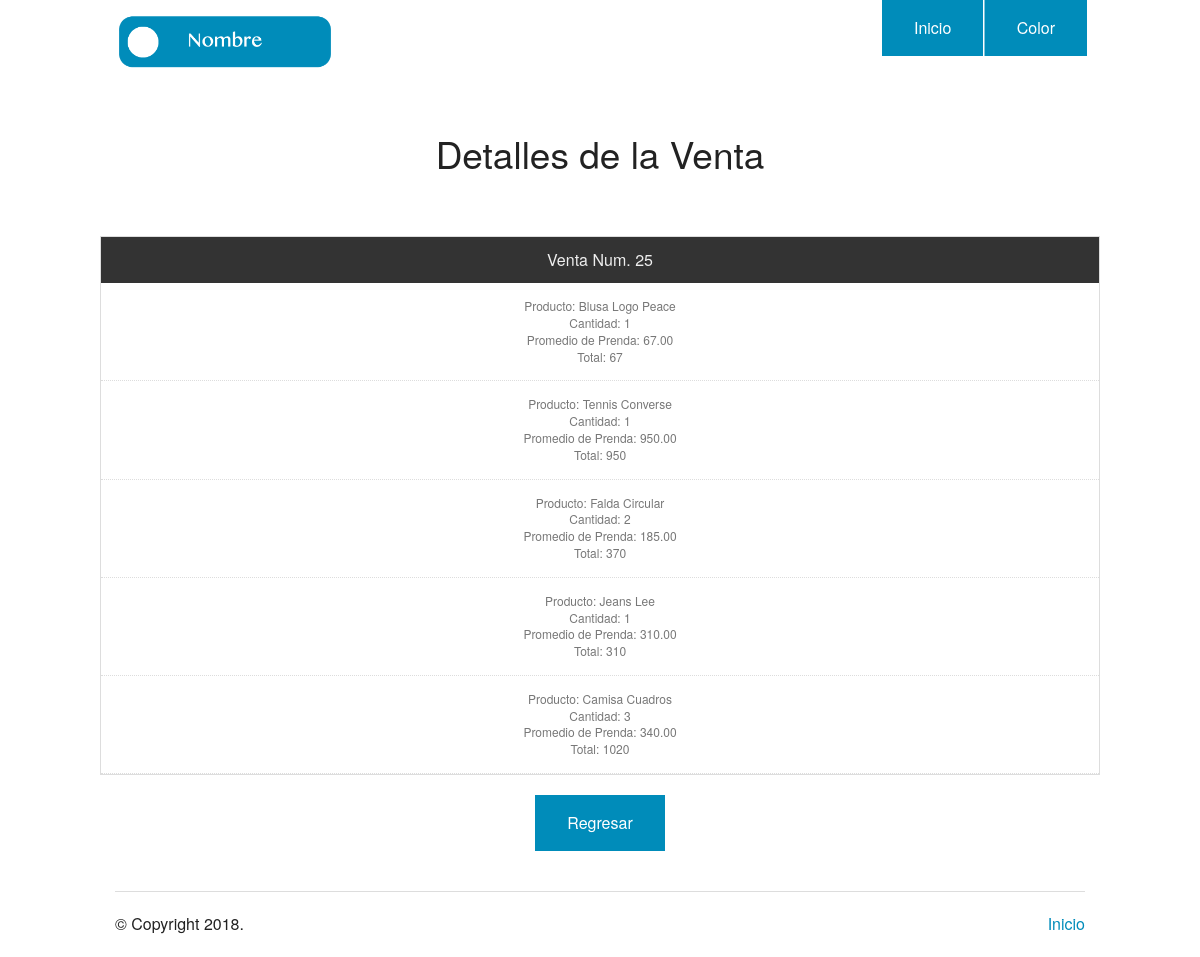
The app's page /detalle_venta.php?id=25 with its own data.
### tables this page shows
CREATE TABLE `detalle_venta` (
  `id` int(11) NOT NULL,
  `id_venta` int(11) NOT NULL,
  `id_producto` int(11) NOT NULL,
  `cantidad` int(11) NOT NULL,
  `prom_prenda` decimal(15,2) NOT NULL
);

CREATE TABLE `producto` (
  `id` int(11) NOT NULL,
  `nombre` varchar(50) NOT NULL,
  `precio` decimal(15,2) NOT NULL
);

### database_utilities.php (called while the page is built, shortened)
<?php
	require_once('database_credentials.php');
	try
	{
		$PDO = new PDO(	$dsn, $user, $password);
	}
	catch(PDOException $e)
	{
		echo 'Error al conectarnos: ' . $e->getMessage();
	}
  	function detalleVenta($id)
  	{
  		global $PDO;
  		$sql = "SELECT * from detalle_venta as dv inner join producto as p on dv.id_producto = p.id where id_venta = '$id'";
  		$statement = $PDO->PREPARE($sql);
		$statement->EXECUTE();
		$results = $statement-> fetchAll();
		return $results;
  	}
?>

### detalle_venta.php (the view, shortened to what this page needs)
<?php
include_once('database_utilities.php');
$id = isset( $_GET['id'] ) ? $_GET['id'] : '';
$resultados = detalleVenta($id);
?>
<!doctype html>
<html class="no-js" lang="en">
  <head>
    <link rel="stylesheet" href="./css/foundation.css" />
  </head>
  <body>
    <?php require_once('header.php'); ?>
    <center>
    <div class="row">
        <br><br>
        <h2>Detalles de la Venta</h2>
        <br><br>
        <div class="section-container tabs" data-section>
          <section class="section">
            <div class="content" data-slug="panel1">
              <ul class="pricing-table">
                <li class="title">Venta Num.  <?php echo $resultados[0]['id_venta']?></li>
                <?php foreach( $resultados as $id => $user ){ ?>
                <li class="description" >
                Producto: <?php echo $user['nombre'] ?><br>
                Cantidad: <?php echo $user['cantidad'] ?><br>
                Promedio de Prenda: <?php echo $user['prom_prenda'] ?><br>
                Total: <?php echo $user['precio'] * $user['cantidad'] ?>
                </li>
                <?php } ?>
              </ul>
              <a href="./ventas.php" class="button">Regresar</a>
            </div>
          </section>
        </div>
    </div>
    </center>
    <?php require_once('footer.php'); ?>

### records on screen
detalle_venta: id_venta "25", id_producto.nombre "Blusa Logo Peace", cantidad "1", prom_prenda "67.00", $user['precio'] * $user['cantidad'] "67"
detalle_venta: id_producto.nombre "Tennis Converse", cantidad "1", prom_prenda "950.00", $user['precio'] * $user['cantidad'] "950"
detalle_venta: id_producto.nombre "Falda Circular", cantidad "2", prom_prenda "185.00", $user['precio'] * $user['cantidad'] "370"
detalle_venta: id_producto.nombre "Jeans Lee", cantidad "1", prom_prenda "310.00", $user['precio'] * $user['cantidad'] "310"
detalle_venta: id_producto.nombre "Camisa Cuadros", cantidad "3", prom_prenda "340.00", $user['precio'] * $user['cantidad'] "1020"
